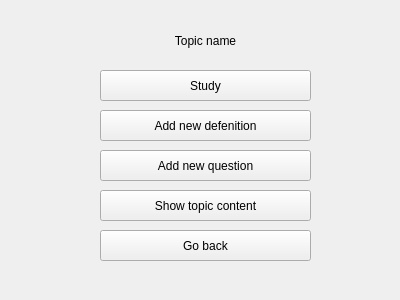
<?xml version="1.0" encoding="UTF-8"?>
<ui version="4.0">
    <class>ManageTopic</class>
    <widget class="QWidget" name="ManageTopic">
        <property name="geometry">
            <rect>
                <x>0</x>
                <y>0</y>
                <width>400</width>
                <height>300</height>
            </rect>
        </property>
        <property name="windowTitle">
            <string>ManageTopic</string>
        </property>
        <widget class="QPushButton" name="studyButton">
            <property name="geometry">
                <rect>
                    <x>100</x>
                    <y>70</y>
                    <width>211</width>
                    <height>31</height>
                </rect>
            </property>
            <property name="text">
                <string>Study</string>
            </property>
        </widget>
        <widget class="QPushButton" name="addDefinitionButton">
            <property name="geometry">
                <rect>
                    <x>100</x>
                    <y>110</y>
                    <width>211</width>
                    <height>31</height>
                </rect>
            </property>
            <property name="text">
                <string>Add new defenition</string>
            </property>
        </widget>
        <widget class="QPushButton" name="addQuestionButton">
            <property name="geometry">
                <rect>
                    <x>100</x>
                    <y>150</y>
                    <width>211</width>
                    <height>31</height>
                </rect>
            </property>
            <property name="text">
                <string>Add new question</string>
            </property>
        </widget>
        <widget class="QPushButton" name="showContentButton">
            <property name="geometry">
                <rect>
                    <x>100</x>
                    <y>190</y>
                    <width>211</width>
                    <height>31</height>
                </rect>
            </property>
            <property name="text">
                <string>Show topic content</string>
            </property>
        </widget>
        <widget class="QLabel" name="label">
            <property name="geometry">
                <rect>
                    <x>100</x>
                    <y>20</y>
                    <width>211</width>
                    <height>41</height>
                </rect>
            </property>
            <property name="text">
                <string>Topic name</string>
            </property>
            <property name="alignment">
                <set>Qt::AlignCenter</set>
            </property>
        </widget>
        <widget class="QPushButton" name="goBackButton">
            <property name="geometry">
                <rect>
                    <x>100</x>
                    <y>230</y>
                    <width>211</width>
                    <height>31</height>
                </rect>
            </property>
            <property name="text">
                <string>Go back</string>
            </property>
        </widget>
    </widget>
    <resources/>
    <connections/>
</ui>
